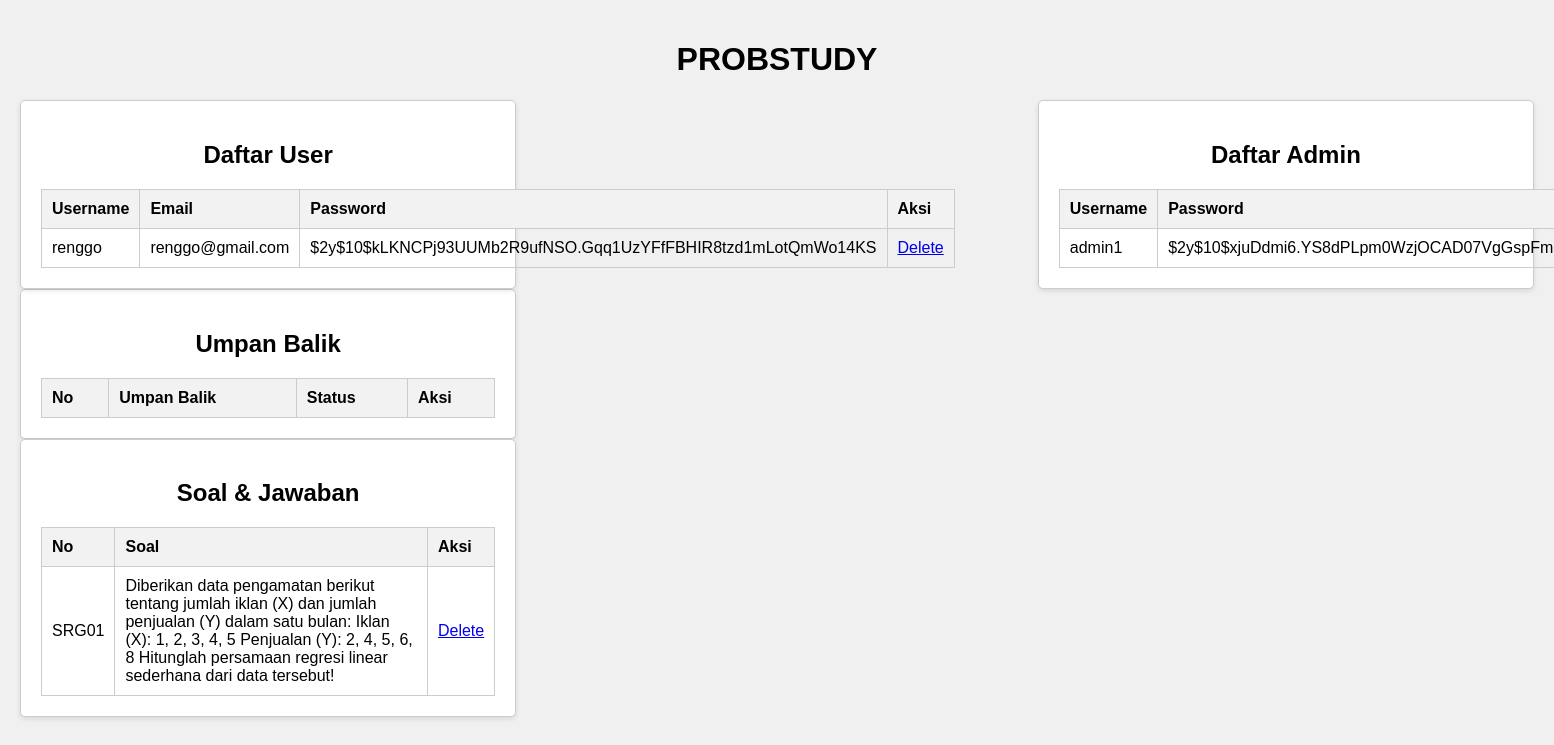
/owner.php, run on an earlier commit of the app's database.
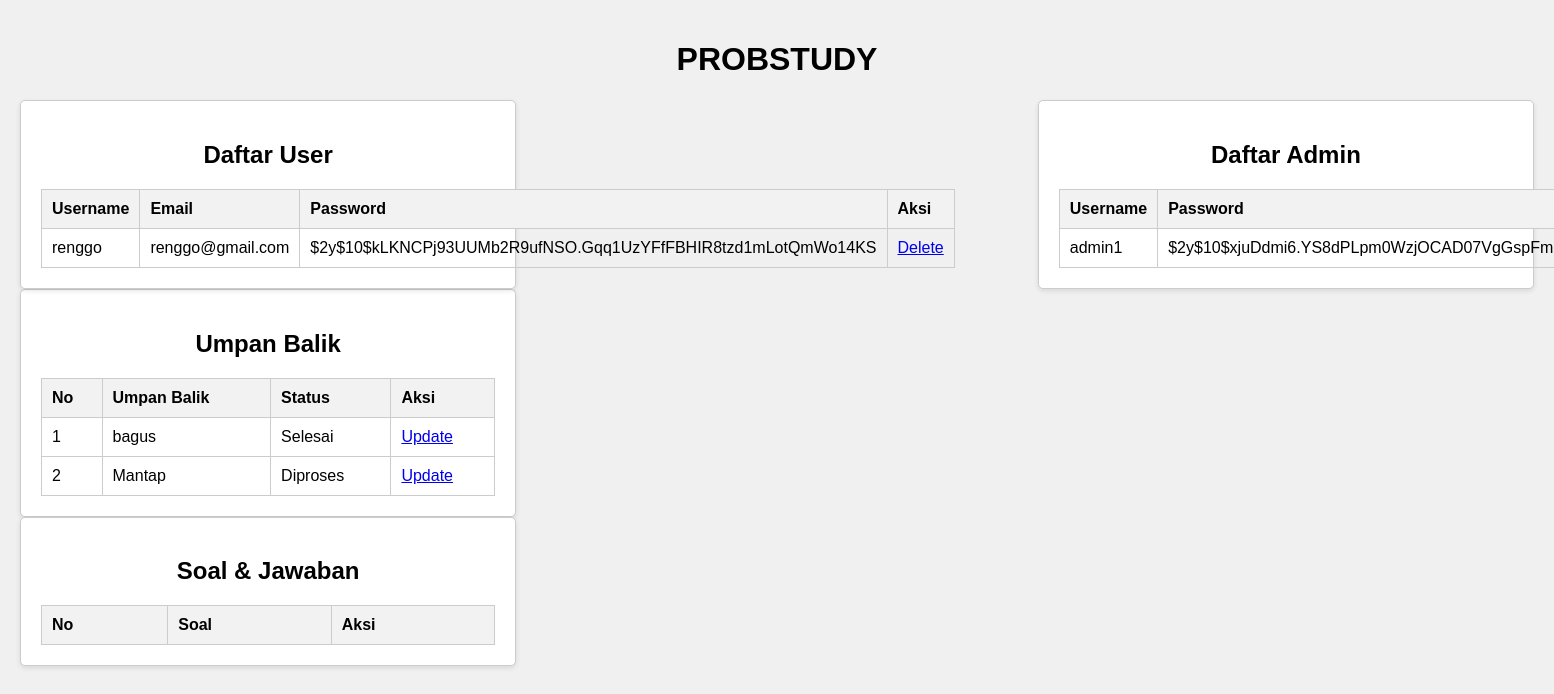
And on a later commit of the database.
### tables this page shows
CREATE TABLE `user` (
  `username` varchar(25) NOT NULL,
  `email` varchar(50) NOT NULL,
  `password` varbinary(255) NOT NULL
);

CREATE TABLE `soal_regresi` (
  `id_soal` varchar(5) NOT NULL,
  `soal` longtext NOT NULL,
  `jawaban` longtext NOT NULL
);

CREATE TABLE `umpanbalik` (
  `id` int NOT NULL,
  `umpan_balik` longtext NOT NULL,
  `status` varchar(25) DEFAULT NULL
);

### owner.php (the view, shortened to what this page needs)
<?php
include("connect.php");
$user_query = "SELECT * FROM user";
$user_result = $connect->query($user_query);
$admin_query = "SELECT * FROM admin";
$admin_result = $connect->query($admin_query);
$queries = [
    "SELECT * FROM soal_regresi",
    "SELECT * FROM soal_poisson",
    "SELECT * FROM soal_eksponensial",
    "SELECT * FROM soal_square",
    "SELECT * FROM soal_frekuensi"
];
$results = [];
foreach ($queries as $query) {
    $results[] = $connect->query($query);
}
$feedback_query = "SELECT * FROM umpanbalik";
$feedback_result = $connect->query($feedback_query);
?>
<!DOCTYPE html>
<html lang="en">
<head>
</head>
<body>
    <h1 style="text-align: center;">PROBSTUDY</h1>
    <div class="container">
        <div class="box">
            <h2>Daftar User</h2>
            <table>
                <tr>
                    <th>Username</th>
                    <th>Email</th>
                    <th>Password</th>
                    <th>Aksi</th>
                </tr>
                <?php while ($user = $user_result->fetch_assoc()): ?>
                <tr>
                    <td><?php echo htmlspecialchars($user['username']); ?></td>
                    <td><?php echo htmlspecialchars($user['email']); ?></td>
                    <td><?php echo htmlspecialchars($user['password']); ?></td>
                    <td><a href="?delete_user=<?php echo $user['username']; ?>">Delete</a></td>
                </tr>
                <?php endwhile; ?>
            </table>
        </div>
        <div class="box">
            <h2>Daftar Admin</h2>
            <table>
                <tr>
                    <th>Username</th>
                    <th>Password</th>
                </tr>
                <?php while ($admin = $admin_result->fetch_assoc()): ?>
                <tr>
                    <td><?php echo htmlspecialchars($admin['username']); ?></td>
                    <td><?php echo htmlspecialchars($admin['password']); ?></td>
                </tr>
                <?php endwhile; ?>
            </table>
        </div>
    </div>
    <div class="box">
        <h2>Umpan Balik</h2>
        <table>
            <tr>
                <th>No</th>
                <th>Umpan Balik</th>
                <th>Status</th>
                <th>Aksi</th>
            </tr>
            <?php while ($feedback = $feedback_result->fetch_assoc()): ?>
            <tr>
                <td><?php echo htmlspecialchars($feedback['id']); ?></td>
                <td><?php echo htmlspecialchars($feedback['umpan_balik']); ?></td>
                <td><?php echo htmlspecialchars($feedback['status'] ?? "Belum Diproses"); ?></td>
                <td><a href="?update_status=<?php echo $feedback['id']; ?>&status=processed">Update</a></td>
            </tr>
            <?php endwhile; ?>
        </table>
    </div>
    <div class="box">
        <h2>Soal & Jawaban</h2>
        <table>
            <tr>
                <th>No</th>
                <th>Soal</th>
                <th>Aksi</th>
            </tr>
            <?php foreach ($results as $result): ?>
                <?php while ($soal = $result->fetch_assoc()): ?>
                <tr>
                    <td><?php echo htmlspecialchars($soal['id_soal']); ?></td>
                    <td><?php echo htmlspecialchars($soal['soal']); ?></td>
                    <td><a href="?delete_soal=<?php echo $soal['id_soal']; ?>">Delete</a></td>
                </tr>
                <?php endwhile; ?>
            <?php endforeach; ?>
        </table>
    </div>
</body>
</html>

What changed in the data, as far as the page shows it:
removed soal_regresi: id_soal "SRG01", soal "Diberikan data pengamatan berikut tentang jumlah iklan (X) dan jumlah penjualan (Y) dalam satu bulan: Iklan (X): 1, 2, 3, 4, 5 Penjualan (Y): 2, 4, 5, 6, 8 Hitunglah persamaan regresi linear sederhana dari data tersebut!"
added umpanbalik: id "1", umpan_balik "bagus", status "Selesai"
added umpanbalik: id "2", umpan_balik "Mantap", status "Diproses"
